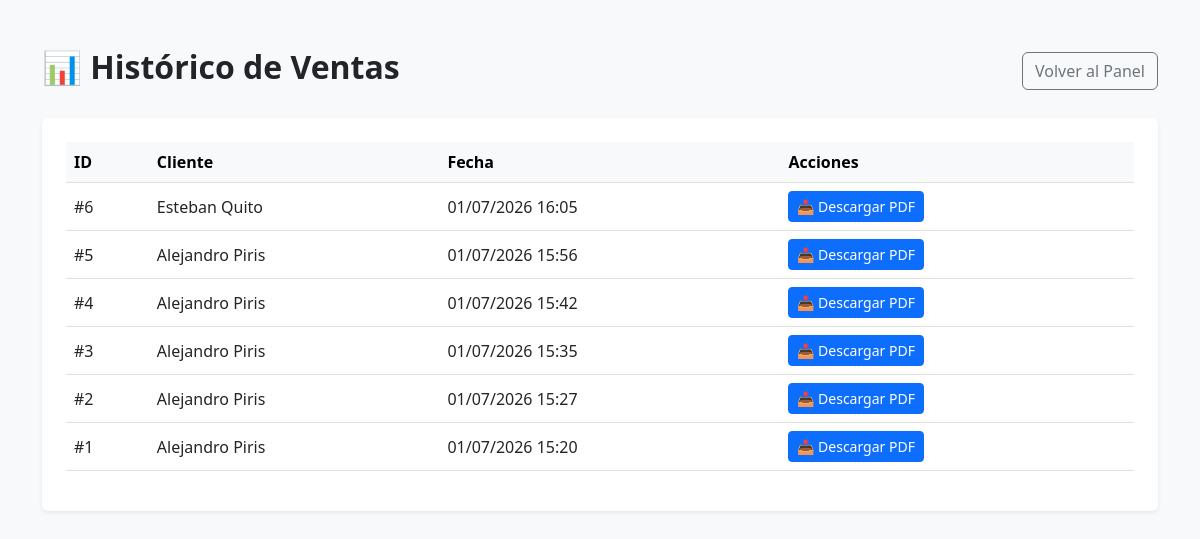
/ventas/historico/ventas/ (signed in), run on the app's committed database.
### ventas/models.py (models this page shows, shortened)
class Venta(models.Model):
    cliente = models.ForeignKey(Cliente, on_delete=models.PROTECT, null=True, blank=True)
    fecha = models.DateTimeField(auto_now_add=True)
    total = models.DecimalField(max_digits=12, decimal_places=2, default=0.00)
    usuario = models.ForeignKey(User, on_delete=models.PROTECT)

class Cliente(models.Model):
    nombre = models.CharField(max_length=100)
    dni_cuit = models.CharField(max_length=20, unique=True)
    email = models.EmailField(blank=True, null=True)

### ventas/views.py (the view)
# urls.py: path('historico/ventas/', HistoricoVentasView.as_view(), name='historico_ventas'),
class HistoricoVentasView(LoginRequiredMixin, AdminOrOperadorMixin, ListView):
    model = Venta
    template_name = 'ventas/historico_ventas.html'
    context_object_name = 'ventas'
    def get_queryset(self):
        return VentasService.obtener_historial_ventas()

### inventario/views.py (called while the page is built)
    def test_func(self):
        user = self.request.user
        return user.is_superuser or user.groups.filter(name__in=['Admin', 'Operador']).exists()

### ventas/services.py (called while the page is built)
    def obtener_historial_ventas():
        return Venta.objects.all().select_related('cliente', 'usuario').order_by('-fecha')

### ventas/templates/ventas/historico_ventas.html (shortened to what this page needs)
<!DOCTYPE html>
<html lang="es">
<head>
    <link href="https://cdn.jsdelivr.net/npm/bootstrap@5.3.0/dist/css/bootstrap.min.css" rel="stylesheet">
</head>
<body class="bg-light py-5">
    <div class="container">
        <div class="d-flex justify-content-between align-items-center mb-4">
            <h2 class="fw-bold">📊 Histórico de Ventas</h2>
            <a href="{% url 'inventario:dashboard' %}" class="btn btn-outline-secondary">Volver al Panel</a>
        </div>
        <div class="card shadow-sm border-0 p-4">
            <table class="table table-hover align-middle">
                <thead class="table-light">
                    <tr>
                        <th>ID</th>
                        <th>Cliente</th>
                        <th>Fecha</th>
                        <th>Acciones</th>
                    </tr>
                </thead>
                <tbody>
                    {% for v in ventas %}
                    <tr>
                        <td>#{{ v.id }}</td>
                        <td>{{ v.cliente.nombre }}</td>
                        <td>{{ v.fecha|date:"d/m/Y H:i" }}</td>
                        <td>
                            <a href="{% url 'ventas:generar_pdf' 'venta' v.id %}" class="btn btn-sm btn-primary">📥 Descargar PDF</a>
                        </td>
                    </tr>
                    {% empty %}
                    <tr><td colspan="4" class="text-center">No hay ventas registradas.</td></tr>
                    {% endfor %}
                </tbody>
            </table>
        </div>
    </div>
</body>
</html>

### data on the page
Venta: id "6", cliente.nombre "Esteban Quito", fecha "01/07/2026 16:05"
Venta: id "5", cliente.nombre "Alejandro Piris", fecha "01/07/2026 15:56"
Venta: id "4", cliente.nombre "Alejandro Piris", fecha "01/07/2026 15:42"
Venta: id "3", cliente.nombre "Alejandro Piris", fecha "01/07/2026 15:35"
Venta: id "2", cliente.nombre "Alejandro Piris", fecha "01/07/2026 15:27"
Venta: id "1", cliente.nombre "Alejandro Piris", fecha "01/07/2026 15:20"
